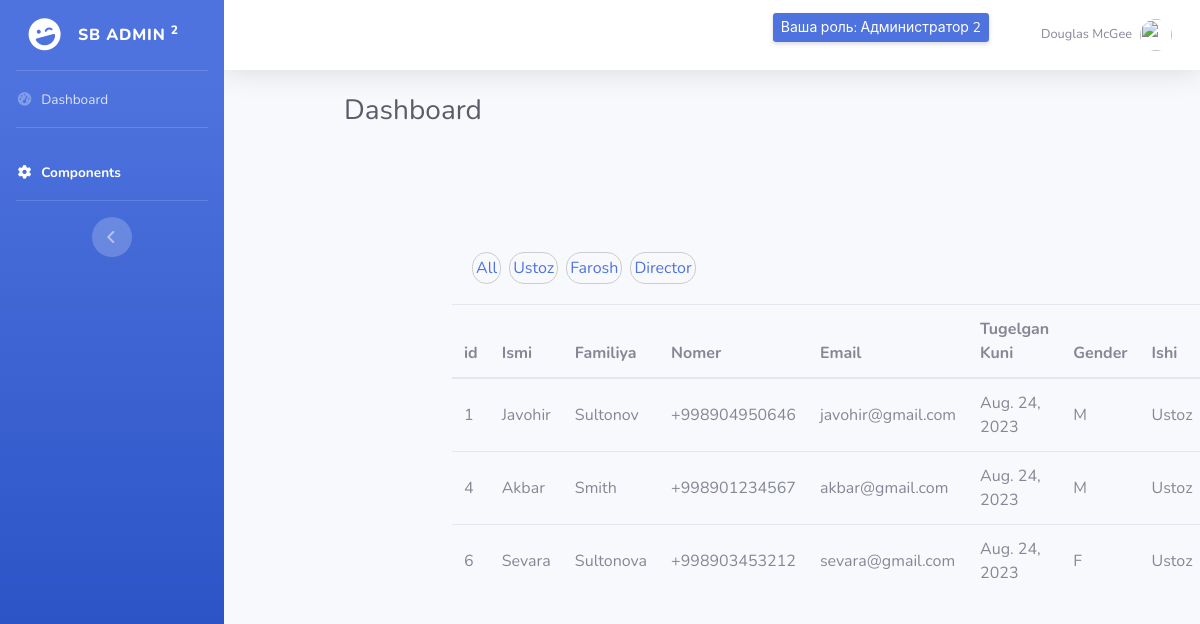
The page /workers/?job=ustoz (signed in) on the database its author committed.
### dashboardapp/models.py (models this page shows, shortened)
class AdminProfile(models.Model):
    ADMIN_ROLES = (
        (1, 'Админ'),
        (2, 'Администратор 1'),
        (3, 'Администратор 2'),
        (4, 'Администратор 3'),
    )
    user = models.OneToOneField(User, on_delete=models.CASCADE)
    role = models.PositiveIntegerField(choices=ADMIN_ROLES)
    class Meta:
        verbose_name = 'Админ'
        verbose_name_plural = 'Админы'

class Workers(models.Model):
    first_name = models.CharField(max_length=50)
    last_name = models.CharField(max_length=50)
    email = models.EmailField()
    phone = PhoneNumberField()
    birtday = models.DateField(blank=False)
    gender = models.CharField(max_length=1, choices=Gender.choices)
    job = models.ForeignKey(Job, related_name='jobs', on_delete=models.CASCADE, null=True)

### forms_app/models.py (models this page shows)
class Job(models.Model):
    title = models.CharField(max_length=100)
    slug = models.SlugField(null=True)
    def __str__(self):
        return self.title

### dashboardapp/views.py (the view)
# urls.py: path('workers/', views.workers, name='dashboard-workers'),
def workers(request):
    jobs = Job.objects.all()
    workers = Workers.objects.all()
    active_category = request.GET.get('job', '')
    admin_profile = AdminProfile.objects.filter(user=request.user).first()
    if active_category:
        workers = workers.filter(job__slug=active_category)
    context = {
        'jobs' : jobs,
        'workers' : workers ,
        'active_category' : active_category,
        'admin_profile' : admin_profile
    }
    return render(request, 'dashboard-templates/workers.html', context)

### templates/dashboard-templates/workers.html (shortened to what this page needs)
{% extends 'dashboard-templates/base.html' %}
{% load static %}
{% block content %}
<div id="wrapper">
    <ul class="navbar-nav bg-gradient-primary sidebar sidebar-dark accordion" id="accordionSidebar">
        <a class="sidebar-brand d-flex align-items-center justify-content-center" href="{% url 'dashboard-index' %}">
            <div class="sidebar-brand-icon rotate-n-15">
                <i class="fas fa-laugh-wink"></i>
            </div>
            <div class="sidebar-brand-text mx-3">SB Admin <sup>2</sup></div>
        </a>
        <hr class="sidebar-divider my-0">
        <li class="nav-item">
            <a class="nav-link collapsed" href="{% url 'dashboard-index' %}   ">
                <i class="fas fa-fw fa-tachometer-alt"></i>
                <span>Dashboard</span></a>
        </li>
        <hr class="sidebar-divider">
        <li class="nav-item active">
            <a class="nav-link" href="{% url 'dashboard-workers' %}"  data-target="#collapseTwo"
                aria-expanded="true" aria-controls="collapseTwo">
                <i class="fas fa-fw fa-cog"></i>
                <span>Components</span>
            </a>
        </li>
        <hr class="sidebar-divider d-none d-md-block">
        <div class="text-center d-none d-md-inline">
            <button class="rounded-circle border-0" id="sidebarToggle"></button>
        </div>
    </ul>
    <div id="content-wrapper" class="d-flex flex-column">
        <div id="content">
            <nav class="navbar navbar-expand navbar-light bg-white topbar mb-4 static-top shadow">
                <ul class="navbar-nav ml-auto" style="display: flex;
                align-items: center;
                gap: 40px;">
                    <li class="nav-item dropdown no-arrow">
                        {% if admin_profile %}
                        <p class="d-none d-sm-inline-block  btn-sm btn-primary shadow-sm">Ваша роль:
                            {{ admin_profile.get_role_display }}</p>
                        {% endif %}
                    </li>
                    <li class="nav-item dropdown no-arrow">
                        <a class="nav-link dropdown-toggle" href="#" id="userDropdown" role="button"
                            data-toggle="dropdown" aria-haspopup="true" aria-expanded="false">
                            <span class="mr-2 d-none d-lg-inline text-gray-600 small">Douglas McGee</span>
                            <img class="img-profile rounded-circle" src="img/undraw_profile.svg">
                        </a>
                    </li>
                </ul>
            </nav>
            <div class="container-fluid">
                <div class="d-sm-flex align-items-center justify-content-between mb-4">
                    <h1 class="h3 mb-0 text-gray-800">Dashboard</h1>
                </div>
                <div class="row">
                    <div class="wrapper">
                        <div class="container">
                            <div class="filter-container">
                                <ul id="category-filter">
                                    <li data-category="all"><a href="{% url 'dashboard-workers' %}">All</li></a>
                                    {% for job in jobs %}
                                    <li><a href="{% url 'dashboard-workers' %}?job={{ job.slug }}"  style="text-decoration: none;">{{ job.title }}</li></a>
                                    {% endfor %}
                                </ul>
                            </div>
                            <table id="music" class="table table-responsive table-hover">
                                <thead>
                                    <tr class="myHead">
                                        <th>id</th>
                                        <th>Ismi</th>
                                        <th>Familiya</th>
                                        <th>Nomer</th>
                                        <th>Email</th>
                                        <th>Tugelgan Kuni</th>
                                        <th>Gender</th>
                                        <th>Ishi</th>
                                    </tr>
                                </thead>
                                <tbody>
                                    {% for worker in workers %}
                                    <tr>
                                        <td>{{ worker.id }}</td>
                                        <td>
                                            {{ worker.first_name }}
                                        </td>
                                        <td>{{ worker.last_name }}</td>
                                        <td>{{ worker.phone }}</td>
                                        <td>{{ worker.email }}</td>
                                        <td>{{ worker.birtday }}</td>
                                        <td>{{ worker.gender }}</td>
                                        <td>{{ worker.job }}</td>
                                    </tr>
                                    {% endfor %}
                                </tbody>
                            </table>
                        </div>
                    </div>
                </div>
            </div>
            {% endblock %}

### templates/dashboard-templates/workers.html (style rules this page uses)
.filter-container { margin: 20px; }
#category-filter { list-style: none; padding: 0; display: flex; }
#category-filter li { margin-right: 8px; cursor: pointer; padding: 3px; border: 1px solid #ccc; border-radius: 15px; }
.wrapper { margin: 80px 0; }
.table>tbody>tr>td { vertical-align: middle; }

### rows shown on the page
AdminProfile: role "Администратор 2"
Job: title "Ustoz"
Job: title "Farosh"
Job: title "Director"
Workers: id "1", first_name "Javohir", last_name "Sultonov", phone "+998904950646", email "javohir@gmail.com", birtday "Aug. 24, 2023", gender "M", job "Ustoz"
Workers: id "4", first_name "Akbar", last_name "Smith", phone "+998901234567", email "akbar@gmail.com", birtday "Aug. 24, 2023", gender "M", job "Ustoz"
Workers: id "6", first_name "Sevara", last_name "Sultonova", phone "+998903453212", email "sevara@gmail.com", birtday "Aug. 24, 2023", gender "F", job "Ustoz"
